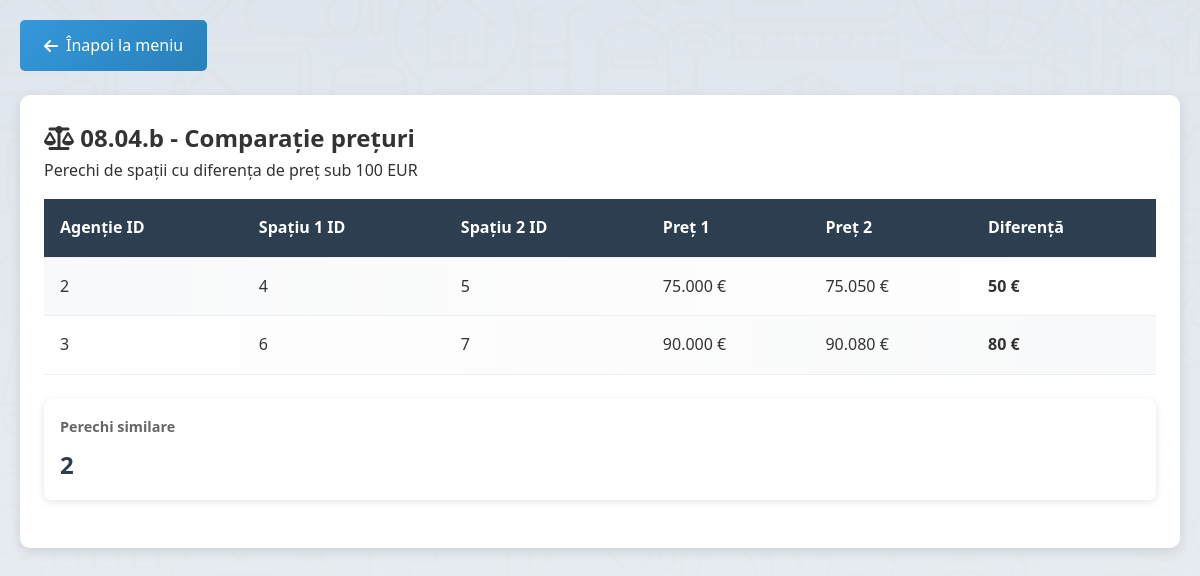
The page /query4b.php on the database its author committed.
### tables this page shows
CREATE TABLE Oferta (
    id_agentie INT NOT NULL,
    id_spatiu INT NOT NULL,
    vanzare CHAR(1) NOT NULL CHECK (vanzare IN ('D', 'N')),
    pret DECIMAL(15,2) NOT NULL,
    moneda VARCHAR(3) NOT NULL,
    PRIMARY KEY (id_agentie, id_spatiu),
    FOREIGN KEY (id_agentie) REFERENCES Agentie(id_agentie),
    FOREIGN KEY (id_spatiu) REFERENCES Spatiu(id_spatiu)
);

### config.php (called while the page is built, shortened)
<?php
function formatPrice($price, $currency) {
    $formatted = number_format($price, 0, ',', '.');
    $symbols = ['EUR' => '€', 'RON' => 'RON', 'USD' => '$'];
    $symbol = $symbols[$currency] ?? $currency;
    return $formatted . ' ' . $symbol;
}
?>

### query4b.php (the view, shortened to what this page needs)
<?php require_once 'config.php'; ?>
<!DOCTYPE html>
<html lang="ro">
<head>
    <link rel="stylesheet" href="style.css">
    <link rel="stylesheet" href="https://cdnjs.cloudflare.com/ajax/libs/font-awesome/6.4.0/css/all.min.css">
</head>
<body>
    <div class="container">
        <a href="index.php" class="back-btn">
            <i class="fas fa-arrow-left"></i> Înapoi la meniu
        </a>
        <div class="table-container">
            <h2><i class="fas fa-balance-scale"></i> 08.04.b - Comparație prețuri</h2>
            <p>Perechi de spații cu diferența de preț sub 100 EUR</p>
            <?php
            $sql = "SELECT DISTINCT o1.id_spatiu AS id_spatiu1, o2.id_spatiu AS id_spatiu2,
                           o1.pret AS pret1, o2.pret AS pret2,
                           ABS(o1.pret - o2.pret) AS diferenta_pret,
                           o1.id_agentie
                    FROM Oferta o1
                    JOIN Oferta o2 ON o1.id_agentie = o2.id_agentie
                    WHERE o1.vanzare = 'D' AND o2.vanzare = 'D'
                    AND o1.id_spatiu < o2.id_spatiu
                    AND ABS(o1.pret - o2.pret) < 100
                    ORDER BY diferenta_pret";
            try {
                $stmt = $conn->query($sql);
                $rows = $stmt->fetchAll();
                $count = count($rows);
            ?>
            <table>
                <thead>
                    <tr>
                        <th>Agenție ID</th>
                        <th>Spațiu 1 ID</th>
                        <th>Spațiu 2 ID</th>
                        <th>Preț 1</th>
                        <th>Preț 2</th>
                        <th>Diferență</th>
                    </tr>
                </thead>
                <tbody>
                    <?php foreach ($rows as $row): ?>
                    <tr>
                        <td><?php echo $row['id_agentie']; ?></td>
                        <td><?php echo $row['id_spatiu1']; ?></td>
                        <td><?php echo $row['id_spatiu2']; ?></td>
                        <td><?php echo formatPrice($row['pret1'], 'EUR'); ?></td>
                        <td><?php echo formatPrice($row['pret2'], 'EUR'); ?></td>
                        <td><strong><?php echo formatPrice($row['diferenta_pret'], 'EUR'); ?></strong></td>
                    </tr>
                    <?php endforeach; ?>
                </tbody>
            </table>
            <div class="stats">
                <div class="stat-box">
                    <h4>Perechi similare</h4>
                    <p><?php echo $count; ?></p>
                </div>
            </div>
            <?php
            } catch(PDOException $e) {
                echo "<p style='color: red;'>Eroare SQL: " . $e->getMessage() . "</p>";
            }
            ?>
        </div>
    </div>
</body>
</html>

### style.css (style rules this page uses)
* { margin: 0; padding: 0; box-sizing: border-box; }
body { font-family: 'Segoe UI', Tahoma, Geneva, Verdana, sans-serif; background: linear-gradient(rgba(245, 247, 250, 0.9), rgba(245, 247, 250, 0.95)), url('images/body.avif') center/cover fixed; color: #333; line-height: 1.6; min-height: 100vh; animation: pageFadeIn 0.5s ease-out; }
.container { max-width: 1200px; margin: 0 auto; padding: 20px; }
.back-btn { display: inline-flex; align-items: center; gap: 0.5rem; padding: 0.8rem 1.5rem; background: #3498db; color: white; text-decoration: none; border-radius: 5px; margin-bottom: 1.5rem; transition: background 0.3s; }
.table-container { background: white; border-radius: 10px; box-shadow: 0 4px 12px rgba(0,0,0,0.1); padding: 1.5rem; overflow-x: auto; }
table { width: 100%; border-collapse: collapse; margin-top: 1rem; }
thead { background: #2c3e50; color: white; }
th, td { padding: 1rem; text-align: left; border-bottom: 1px solid #eee; }
th { font-weight: 600; }
tbody tr:nth-child(even) { background: #f8f9fa; }
.stats { display: flex; gap: 1rem; flex-wrap: wrap; margin: 1.5rem 0; }
.stat-box { flex: 1; min-width: 200px; background: white; padding: 1rem; border-radius: 8px; box-shadow: 0 2px 8px rgba(0,0,0,0.1); }
.stat-box h4 { color: #666; font-size: 0.9rem; margin-bottom: 0.5rem; }
.stat-box p { font-size: 1.5rem; font-weight: bold; color: #2c3e50; }
.stat-box { transition: transform 0.3s; }
tbody tr:nth-child(odd) { background: linear-gradient(90deg, #f8f9fa, #ffffff); }
tbody tr:nth-child(even) { background: linear-gradient(90deg, #ffffff, #f8f9fa); }
.back-btn, .submit-btn { background: linear-gradient(135deg, #3498db, #2980b9); border: none; position: relative; overflow: hidden; }
.back-btn::after, .submit-btn::after { content: ''; position: absolute; top: 50%; left: 50%; width: 5px; height: 5px; background: rgba(255, 255, 255, 0.5); opacity: 0; border-radius: 100%; transform: scale(1, 1) translate(-50%); transform-origin: 50% 50%; }

### rows shown on the page
oferta: id_agentie "2", id_spatiu "4", oferta.id_spatiu "5", pret "75.000 €", oferta.pret "75.050 €", diferenta_pret "50 €"
oferta: id_agentie "3", id_spatiu "6", oferta.id_spatiu "7", pret "90.000 €", oferta.pret "90.080 €", diferenta_pret "80 €"

### other values the page prints
$count "2"
